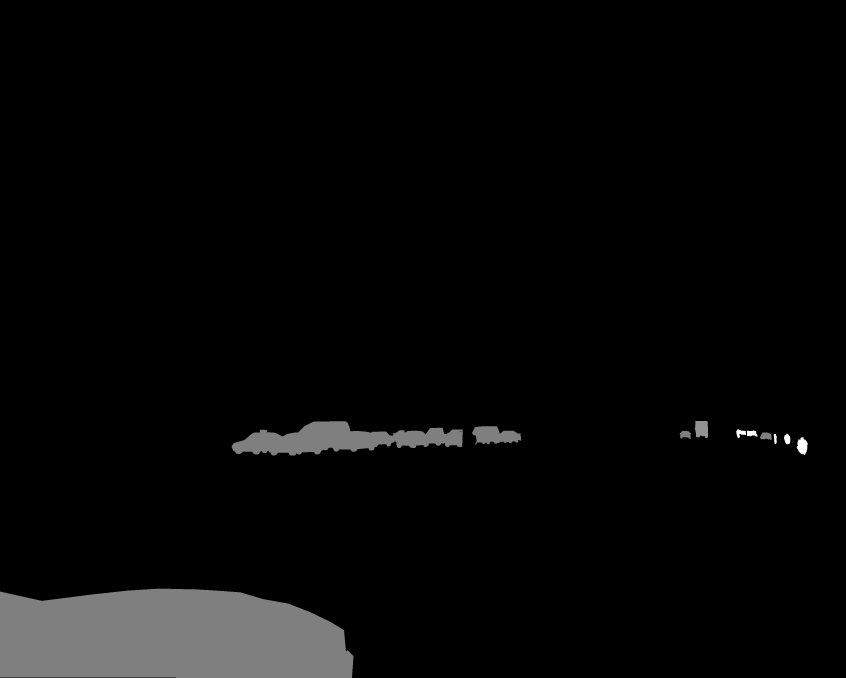
#> input picture train_data/cv2_mask/170908_073030202_Camera_5_instanceIds.png, 3384 x 2710 px, found by its file name (shown at 1/4 size); its folder holds 3 pictures in this run
$ python transform.py
#> lines starting #> are read from the running program, lines starting #| are printed output that depends on the picture
import os
dataset_root_path="/home/mt/桌面/Mask_RCNN-master/train_data"
img_floder = dataset_root_path + "/pic"
mask_floder = dataset_root_path + "/cv2_mask"
img_list=os.listdir(img_floder)
from PIL import Image
count=0
# [10 lines of commented-out code are left out]


for i in range(len(img_list)):
    filestr = img_list[i].split(".")[0]
    mask_path = mask_floder + "/" + filestr + "_instanceIds.png"
    img_path=img_floder+"/"+filestr+".jpg"

    img=Image.open(mask_path)
#> img is the input picture: PIL image 3384x2710 I;16; min 255, max 65535, mean 2181.4
    resize_img=img.resize((1024,1024))
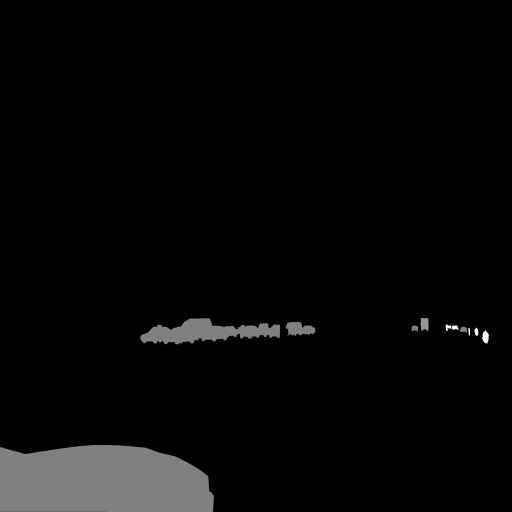
#> resize_img: PIL image 1024x1024 I;16 (shown at 1/2 size); min 0, max 65535, mean 2182.9; drawn with min black and max white
    resize_img.save(dataset_root_path+"/re_cv2_mask/"+filestr+"_instanceIds.png")
    count+=1
    print(count)
